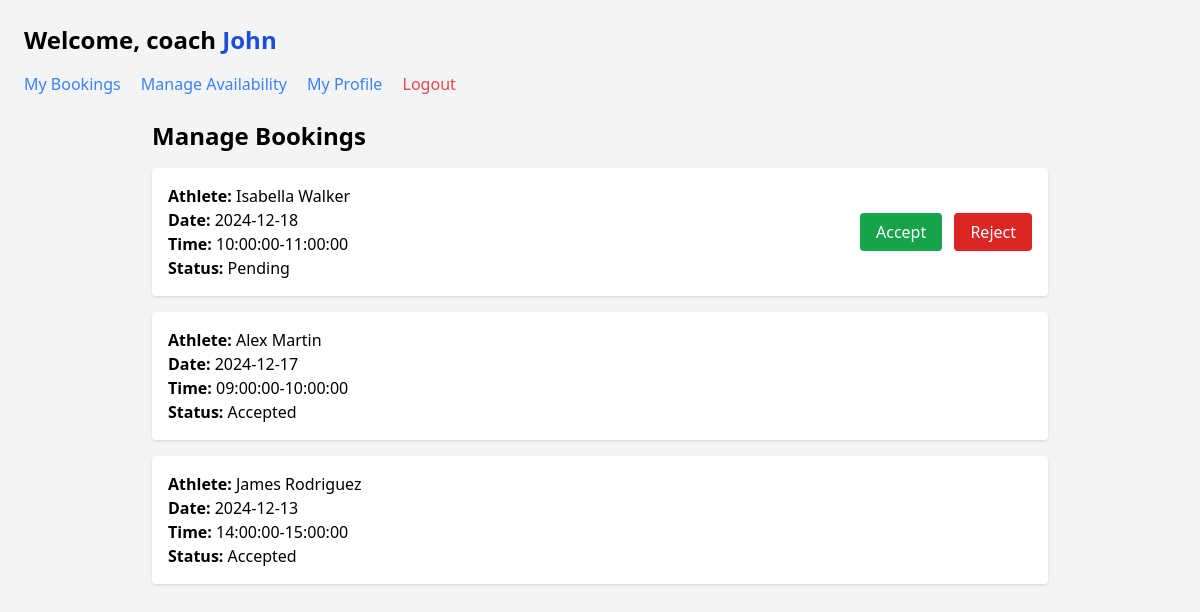
The app's page /coach/bookings.php (signed in), older data.
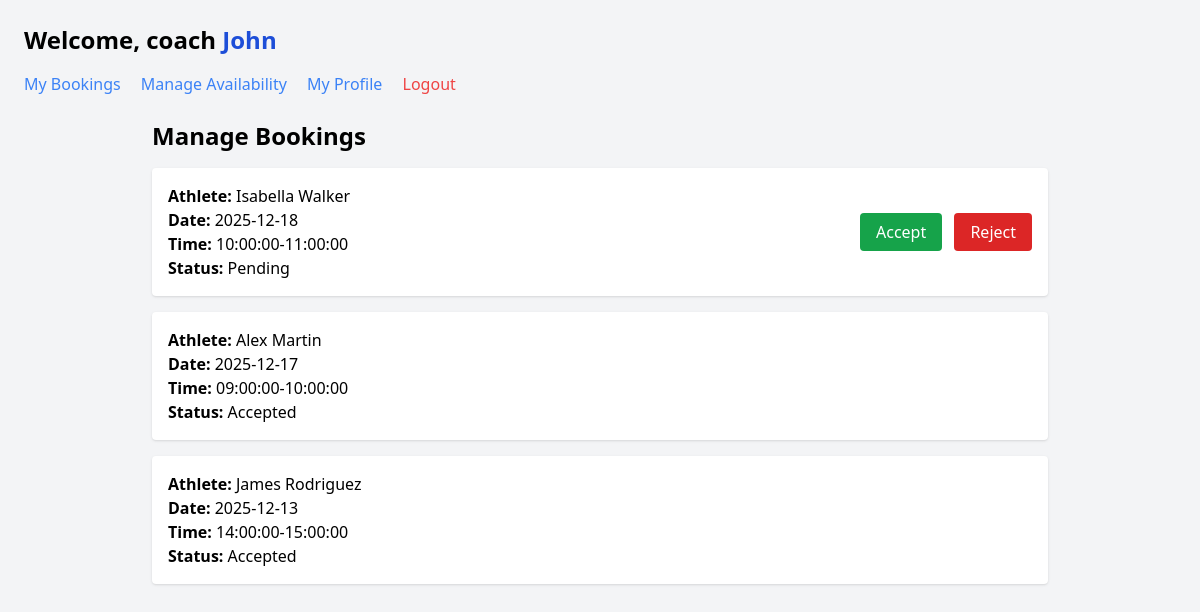
The same page, newer data.
### tables this page shows
CREATE TABLE bookings (
    id INT PRIMARY KEY AUTO_INCREMENT,
    athlete_id INT NOT NULL,
    coach_id INT NOT NULL,
    availability_id INT,
    booking_date DATE NOT NULL,
    start_time TIME NOT NULL,
    end_time TIME NOT NULL,
    status ENUM('pending', 'accepted', 'rejected', 'cancelled') DEFAULT 'pending',
    created_at TIMESTAMP DEFAULT CURRENT_TIMESTAMP,
    FOREIGN KEY (athlete_id) REFERENCES users(id) ON DELETE CASCADE,
    FOREIGN KEY (coach_id) REFERENCES coach_profiles(id) ON DELETE CASCADE,
    FOREIGN KEY (availability_id) REFERENCES availabilities(id) ON DELETE SET NULL
);

CREATE TABLE users (
    id INT PRIMARY KEY AUTO_INCREMENT,
    email VARCHAR(255) UNIQUE NOT NULL,
    password VARCHAR(255) NOT NULL,
    role ENUM('athlete', 'coach') NOT NULL,
    last_name VARCHAR(100) NOT NULL,
    first_name VARCHAR(100) NOT NULL,
    phone VARCHAR(20),
    created_at TIMESTAMP DEFAULT CURRENT_TIMESTAMP
);

### coach/bookings.php (the view, shortened to what this page needs)
<?php
require '../includes/db.php';
$stmt = $conn->prepare("SELECT id FROM coach_profiles WHERE user_id=?");
$stmt->bind_param("i", $_SESSION['user_id']);
$stmt->execute();
$coach_id_row = $stmt->get_result()->fetch_assoc();
$coach_id = $coach_id_row['id'];
$stmt3 = $conn->prepare("
SELECT b.id, b.booking_date, b.start_time, b.end_time, b.status,
       u.first_name, u.last_name
FROM bookings b
JOIN users u ON u.id = b.athlete_id
WHERE b.coach_id=?
ORDER BY b.booking_date DESC, b.start_time DESC
");
$stmt3->bind_param("i", $coach_id);
$stmt3->execute();
$bookings = $stmt3->get_result();
?>
<!DOCTYPE html>
<html lang="en">
<head>
<script src="https://cdn.tailwindcss.com"></script>
</head>
<body class="bg-gray-100 p-6">
<?php include '../includes/coach-header.php'; ?>
<div class="max-w-4xl mx-auto">
    <h1 class="text-2xl font-bold mb-4">Manage Bookings</h1>
    <div class="space-y-4">
    <?php while ($b = $bookings->fetch_assoc()): ?>
        <div class="bg-white p-4 rounded shadow flex justify-between items-center hover:shadow-lg transition">
            <div>
                <p><strong>Athlete:</strong> <?= htmlspecialchars($b['first_name'].' '.$b['last_name']) ?></p>
                <p><strong>Date:</strong> <?= $b['booking_date'] ?></p>
                <p><strong>Time:</strong> <?= $b['start_time'].'-'.$b['end_time'] ?></p>
                <p><strong>Status:</strong> <?= ucfirst($b['status']) ?></p>
            </div>
            <?php if ($b['status'] === 'pending'): ?>
                <div class="space-x-2">
                    <a href="?action=accept&booking_id=<?= $b['id'] ?>" class="bg-green-600 text-white px-4 py-2 rounded hover:bg-green-700">Accept</a>
                    <a href="?action=reject&booking_id=<?= $b['id'] ?>" class="bg-red-600 text-white px-4 py-2 rounded hover:bg-red-700">Reject</a>
                </div>
            <?php endif; ?>
        </div>
    <?php endwhile; ?>
    </div>
</div>
</body>
</html>

Row changes from the older to the newer data that the page shows:
changed bookings "Pending": booking_date "2024-12-18" → "2025-12-18"
changed bookings "Alex Martin": booking_date "2024-12-17" → "2025-12-17"
changed bookings "James Rodriguez": booking_date "2024-12-13" → "2025-12-13"
